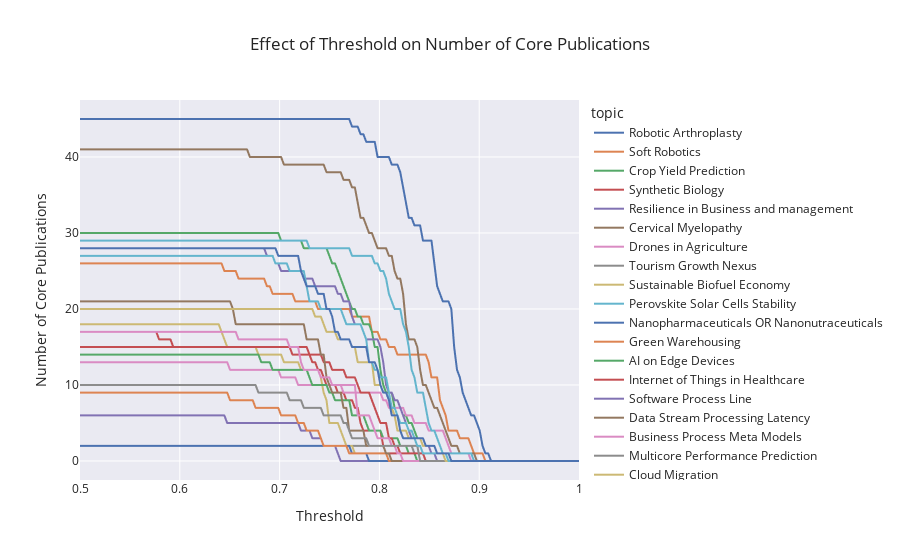

Write notebook code for a chart like this one.
### Code cell
thresholds = np.linspace(0.15, 1, 300)
items = []
for topic, core_pubs, result, core_threshold in results:
    n_total_pubs = result.shape[0]
    result = result[result["Source"] == "Predicted"]
    for threshold in thresholds:
        n_core_pubs = result[(result["similarity"] >= threshold) & (
            result["id"].isin(core_pubs["id"]))].shape[0]
        n_pubs = result[result["similarity"] >= threshold].shape[0]
        items.append(dict(topic=topic, threshold=threshold, core_threshold=core_threshold,
                          n_core_pubs=n_core_pubs, n_pubs=n_pubs,
                          n_total_pubs=n_total_pubs, total_core_pubs=len(core_pubs["id"])))

df_plot = pd.DataFrame(items)
fig = px.line(df_plot, x="threshold", y="n_core_pubs", color="topic",
              labels=dict(n_core_pubs="Number of Core Publications",
                          threshold="Threshold"),
              title="Effect of Threshold on Number of Core Publications")

fig.update_xaxes(range=[0.5, 1])  # prior is irrelevant
fig.show()

### Figure 1 — Plotly figure (JSON) as saved in the notebook; plotly's stock layout.template omitted (floating-point values rounded to 4 significant figures; data arrays with more than 128 entries replaced by an {"elided": "..."} marker saying what was removed)
{"data": [{"hovertemplate": "topic=Robotic Arthroplasty<br>Threshold=%{x}<br>Number of Core Publications=%{y}<extra></extra>", "legendgroup": "Robotic Arthroplasty", "line": {"color": "rgb(76,114,176)", "dash": "solid"}, "marker": {"symbol": "circle"}, "mode": "lines", "name": "Robotic Arthroplasty", "showlegend": true, "type": "scattergl", "x": {"elided": "300 float values"}, "xaxis": "x", "y": {"elided": "300 int values"}, "yaxis": "y"}, {"hovertemplate": "topic=Soft Robotics<br>Threshold=%{x}<br>Number of Core Publications=%{y}<extra></extra>", "legendgroup": "Soft Robotics", "line": {"color": "rgb(221,132,82)", "dash": "solid"}, "marker": {"symbol": "circle"}, "mode": "lines", "name": "Soft Robotics", "showlegend": true, "type": "scattergl", "x": {"elided": "300 float values"}, "xaxis": "x", "y": {"elided": "300 int values"}, "yaxis": "y"}, {"hovertemplate": "topic=Crop Yield Prediction<br>Threshold=%{x}<br>Number of Core Publications=%{y}<extra></extra>", "legendgroup": "Crop Yield Prediction", "line": {"color": "rgb(85,168,104)", "dash": "solid"}, "marker": {"symbol": "circle"}, "mode": "lines", "name": "Crop Yield Prediction", "showlegend": true, "type": "scattergl", "x": {"elided": "300 float values"}, "xaxis": "x", "y": {"elided": "300 int values"}, "yaxis": "y"}, {"hovertemplate": "topic=Synthetic Biology<br>Threshold=%{x}<br>Number of Core Publications=%{y}<extra></extra>", "legendgroup": "Synthetic Biology", "line": {"color": "rgb(196,78,82)", "dash": "solid"}, "marker": {"symbol": "circle"}, "mode": "lines", "name": "Synthetic Biology", "showlegend": true, "type": "scattergl", "x": {"elided": "300 float values"}, "xaxis": "x", "y": {"elided": "300 int values"}, "yaxis": "y"}, {"hovertemplate": "topic=Resilience in Business and management<br>Threshold=%{x}<br>Number of Core Publications=%{y}<extra></extra>", "legendgroup": "Resilience in Business and management", "line": {"color": "rgb(129,114,179)", "dash": "solid"}, "marker": {"symbol": "circle"}, "mode": "lines", "name": "Resilience in Business and management", "showlegend": true, "type": "scattergl", "x": {"elided": "300 float values"}, "xaxis": "x", "y": {"elided": "300 int values"}, "yaxis": "y"}, {"hovertemplate": "topic=Cervical Myelopathy<br>Threshold=%{x}<br>Number of Core Publications=%{y}<extra></extra>", "legendgroup": "Cervical Myelopathy", "line": {"color": "rgb(147,120,96)", "dash": "solid"}, "marker": {"symbol": "circle"}, "mode": "lines", "name": "Cervical Myelopathy", "showlegend": true, "type": "scattergl", "x": {"elided": "300 float values"}, "xaxis": "x", "y": {"elided": "300 int values"}, "yaxis": "y"}, {"hovertemplate": "topic=Drones in Agriculture<br>Threshold=%{x}<br>Number of Core Publications=%{y}<extra></extra>", "legendgroup": "Drones in Agriculture", "line": {"color": "rgb(218,139,195)", "dash": "solid"}, "marker": {"symbol": "circle"}, "mode": "lines", "name": "Drones in Agriculture", "showlegend": true, "type": "scattergl", "x": {"elided": "300 float values"}, "xaxis": "x", "y": {"elided": "300 int values"}, "yaxis": "y"}, {"hovertemplate": "topic=Tourism Growth Nexus<br>Threshold=%{x}<br>Number of Core Publications=%{y}<extra></extra>", "legendgroup": "Tourism Growth Nexus", "line": {"color": "rgb(140,140,140)", "dash": "solid"}, "marker": {"symbol": "circle"}, "mode": "lines", "name": "Tourism Growth Nexus", "showlegend": true, "type": "scattergl", "x": {"elided": "300 float values"}, "xaxis": "x", "y": {"elided": "300 int values"}, "yaxis": "y"}, {"hovertemplate": "topic=Sustainable Biofuel Economy<br>Threshold=%{x}<br>Number of Core Publications=%{y}<extra></extra>", "legendgroup": "Sustainable Biofuel Economy", "line": {"color": "rgb(204,185,116)", "dash": "solid"}, "marker": {"symbol": "circle"}, "mode": "lines", "name": "Sustainable Biofuel Economy", "showlegend": true, "type": "scattergl", "x": {"elided": "300 float values"}, "xaxis": "x", "y": {"elided": "300 int values"}, "yaxis": "y"}, {"hovertemplate": "topic=Perovskite Solar Cells Stability<br>Threshold=%{x}<br>Number of Core Publications=%{y}<extra></extra>", "legendgroup": "Perovskite Solar Cells Stability", "line": {"color": "rgb(100,181,205)", "dash": "solid"}, "marker": {"symbol": "circle"}, "mode": "lines", "name": "Perovskite Solar Cells Stability", "showlegend": true, "type": "scattergl", "x": {"elided": "300 float values"}, "xaxis": "x", "y": {"elided": "300 int values"}, "yaxis": "y"}, {"hovertemplate": "topic=Nanopharmaceuticals OR Nanonutraceuticals<br>Threshold=%{x}<br>Number of Core Publications=%{y}<extra></extra>", "legendgroup": "Nanopharmaceuticals OR Nanonutraceuticals", "line": {"color": "rgb(76,114,176)", "dash": "solid"}, "marker": {"symbol": "circle"}, "mode": "lines", "name": "Nanopharmaceuticals OR Nanonutraceuticals", "showlegend": true, "type": "scattergl", "x": {"elided": "300 float values"}, "xaxis": "x", "y": {"elided": "300 int values"}, "yaxis": "y"}, {"hovertemplate": "topic=Green Warehousing<br>Threshold=%{x}<br>Number of Core Publications=%{y}<extra></extra>", "legendgroup": "Green Warehousing", "line": {"color": "rgb(221,132,82)", "dash": "solid"}, "marker": {"symbol": "circle"}, "mode": "lines", "name": "Green Warehousing", "showlegend": true, "type": "scattergl", "x": {"elided": "300 float values"}, "xaxis": "x", "y": {"elided": "300 int values"}, "yaxis": "y"}, {"hovertemplate": "topic=AI on Edge Devices<br>Threshold=%{x}<br>Number of Core Publications=%{y}<extra></extra>", "legendgroup": "AI on Edge Devices", "line": {"color": "rgb(85,168,104)", "dash": "solid"}, "marker": {"symbol": "circle"}, "mode": "lines", "name": "AI on Edge Devices", "showlegend": true, "type": "scattergl", "x": {"elided": "300 float values"}, "xaxis": "x", "y": {"elided": "300 int values"}, "yaxis": "y"}, {"hovertemplate": "topic=Internet of Things in Healthcare<br>Threshold=%{x}<br>Number of Core Publications=%{y}<extra></extra>", "legendgroup": "Internet of Things in Healthcare", "line": {"color": "rgb(196,78,82)", "dash": "solid"}, "marker": {"symbol": "circle"}, "mode": "lines", "name": "Internet of Things in Healthcare", "showlegend": true, "type": "scattergl", "x": {"elided": "300 float values"}, "xaxis": "x", "y": {"elided": "300 int values"}, "yaxis": "y"}, {"hovertemplate": "topic=Software Process Line<br>Threshold=%{x}<br>Number of Core Publications=%{y}<extra></extra>", "legendgroup": "Software Process Line", "line": {"color": "rgb(129,114,179)", "dash": "solid"}, "marker": {"symbol": "circle"}, "mode": "lines", "name": "Software Process Line", "showlegend": true, "type": "scattergl", "x": {"elided": "300 float values"}, "xaxis": "x", "y": {"elided": "300 int values"}, "yaxis": "y"}, {"hovertemplate": "topic=Data Stream Processing Latency<br>Threshold=%{x}<br>Number of Core Publications=%{y}<extra></extra>", "legendgroup": "Data Stream Processing Latency", "line": {"color": "rgb(147,120,96)", "dash": "solid"}, "marker": {"symbol": "circle"}, "mode": "lines", "name": "Data Stream Processing Latency", "showlegend": true, "type": "scattergl", "x": {"elided": "300 float values"}, "xaxis": "x", "y": {"elided": "300 int values"}, "yaxis": "y"}, {"hovertemplate": "topic=Business Process Meta Models<br>Threshold=%{x}<br>Number of Core Publications=%{y}<extra></extra>", "legendgroup": "Business Process Meta Models", "line": {"color": "rgb(218,139,195)", "dash": "solid"}, "marker": {"symbol": "circle"}, "mode": "lines", "name": "Business Process Meta Models", "showlegend": true, "type": "scattergl", "x": {"elided": "300 float values"}, "xaxis": "x", "y": {"elided": "300 int values"}, "yaxis": "y"}, {"hovertemplate": "topic=Multicore Performance Prediction<br>Threshold=%{x}<br>Number of Core Publications=%{y}<extra></extra>", "legendgroup": "Multicore Performance Prediction", "line": {"color": "rgb(140,140,140)", "dash": "solid"}, "marker": {"symbol": "circle"}, "mode": "lines", "name": "Multicore Performance Prediction", "showlegend": true, "type": "scattergl", "x": {"elided": "300 float values"}, "xaxis": "x", "y": {"elided": "300 int values"}, "yaxis": "y"}, {"hovertemplate": "topic=Cloud Migration<br>Threshold=%{x}<br>Number of Core Publications=%{y}<extra></extra>", "legendgroup": "Cloud Migration", "line": {"color": "rgb(204,185,116)", "dash": "solid"}, "marker": {"symbol": "circle"}, "mode": "lines", "name": "Cloud Migration", "showlegend": true, "type": "scattergl", "x": {"elided": "300 float values"}, "xaxis": "x", "y": {"elided": "300 int values"}, "yaxis": "y"}, {"hovertemplate": "topic=Software Fault Prediction Metrics<br>Threshold=%{x}<br>Number of Core Publications=%{y}<extra></extra>", "legendgroup": "Software Fault Prediction Metrics", "line": {"color": "rgb(100,181,205)", "dash": "solid"}, "marker": {"symbol": "circle"}, "mode": "lines", "name": "Software Fault Prediction Metrics", "showlegend": true, "type": "scattergl", "x": {"elided": "300 float values"}, "xaxis": "x", "y": {"elided": "300 int values"}, "yaxis": "y"}, {"hovertemplate": "topic=Software Defect Prediction<br>Threshold=%{x}<br>Number of Core Publications=%{y}<extra></extra>", "legendgroup": "Software Defect Prediction", "line": {"color": "rgb(76,114,176)", "dash": "solid"}, "marker": {"symbol": "circle"}, "mode": "lines", "name": "Software Defect Prediction", "showlegend": true, "type": "scattergl", "x": {"elided": "300 float values"}, "xaxis": "x", "y": {"elided": "300 int values"}, "yaxis": "y"}], "layout": {"legend": {"title": {"text": "topic"}, "tracegroupgap": 0}, "title": {"text": "Effect of Threshold on Number of Core Publications"}, "xaxis": {"anchor": "y", "domain": [0, 1], "range": [0.5, 1], "title": {"text": "Threshold"}}, "yaxis": {"anchor": "x", "domain": [0, 1], "title": {"text": "Number of Core Publications"}}}}
